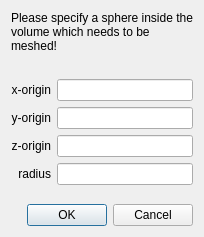
<?xml version="1.0" encoding="UTF-8"?>
<ui version="4.0">
 <class>GuiInflateMesh</class>
 <widget class="QDialog" name="GuiInflateMesh">
  <property name="geometry">
   <rect>
    <x>0</x>
    <y>0</y>
    <width>204</width>
    <height>237</height>
   </rect>
  </property>
  <property name="windowTitle">
   <string>Dialog</string>
  </property>
  <layout class="QGridLayout" name="gridLayout">
   <item row="2" column="0">
    <widget class="QLabel" name="label">
     <property name="text">
      <string>x-origin</string>
     </property>
     <property name="alignment">
      <set>Qt::AlignRight|Qt::AlignTrailing|Qt::AlignVCenter</set>
     </property>
    </widget>
   </item>
   <item row="2" column="1">
    <widget class="QLineEdit" name="m_LineEditX"/>
   </item>
   <item row="3" column="0">
    <widget class="QLabel" name="label_2">
     <property name="text">
      <string>y-origin</string>
     </property>
     <property name="alignment">
      <set>Qt::AlignRight|Qt::AlignTrailing|Qt::AlignVCenter</set>
     </property>
    </widget>
   </item>
   <item row="6" column="0">
    <spacer name="verticalSpacer">
     <property name="orientation">
      <enum>Qt::Vertical</enum>
     </property>
     <property name="sizeHint" stdset="0">
      <size>
       <width>20</width>
       <height>40</height>
      </size>
     </property>
    </spacer>
   </item>
   <item row="7" column="0" colspan="2">
    <widget class="QDialogButtonBox" name="buttonBox">
     <property name="orientation">
      <enum>Qt::Horizontal</enum>
     </property>
     <property name="standardButtons">
      <set>QDialogButtonBox::Cancel|QDialogButtonBox::Ok</set>
     </property>
    </widget>
   </item>
   <item row="3" column="1">
    <widget class="QLineEdit" name="m_LineEditY"/>
   </item>
   <item row="4" column="1">
    <widget class="QLineEdit" name="m_LineEditZ"/>
   </item>
   <item row="4" column="0">
    <widget class="QLabel" name="label_3">
     <property name="text">
      <string>z-origin</string>
     </property>
     <property name="alignment">
      <set>Qt::AlignRight|Qt::AlignTrailing|Qt::AlignVCenter</set>
     </property>
    </widget>
   </item>
   <item row="5" column="0">
    <widget class="QLabel" name="label_4">
     <property name="text">
      <string>radius</string>
     </property>
     <property name="alignment">
      <set>Qt::AlignRight|Qt::AlignTrailing|Qt::AlignVCenter</set>
     </property>
    </widget>
   </item>
   <item row="5" column="1">
    <widget class="QLineEdit" name="m_LineEditR"/>
   </item>
   <item row="0" column="0" colspan="2">
    <widget class="QLabel" name="label_5">
     <property name="text">
      <string>Please specify a sphere inside the volume which needs to be meshed!</string>
     </property>
     <property name="wordWrap">
      <bool>true</bool>
     </property>
    </widget>
   </item>
   <item row="1" column="0" colspan="2">
    <widget class="QLabel" name="label_6">
     <property name="text">
      <string/>
     </property>
    </widget>
   </item>
  </layout>
 </widget>
 <tabstops>
  <tabstop>m_LineEditX</tabstop>
  <tabstop>m_LineEditY</tabstop>
  <tabstop>m_LineEditZ</tabstop>
  <tabstop>m_LineEditR</tabstop>
  <tabstop>buttonBox</tabstop>
 </tabstops>
 <resources/>
 <connections>
  <connection>
   <sender>buttonBox</sender>
   <signal>accepted()</signal>
   <receiver>GuiInflateMesh</receiver>
   <slot>accept()</slot>
   <hints>
    <hint type="sourcelabel">
     <x>248</x>
     <y>254</y>
    </hint>
    <hint type="destinationlabel">
     <x>157</x>
     <y>274</y>
    </hint>
   </hints>
  </connection>
  <connection>
   <sender>buttonBox</sender>
   <signal>rejected()</signal>
   <receiver>GuiInflateMesh</receiver>
   <slot>reject()</slot>
   <hints>
    <hint type="sourcelabel">
     <x>316</x>
     <y>260</y>
    </hint>
    <hint type="destinationlabel">
     <x>286</x>
     <y>274</y>
    </hint>
   </hints>
  </connection>
 </connections>
</ui>
